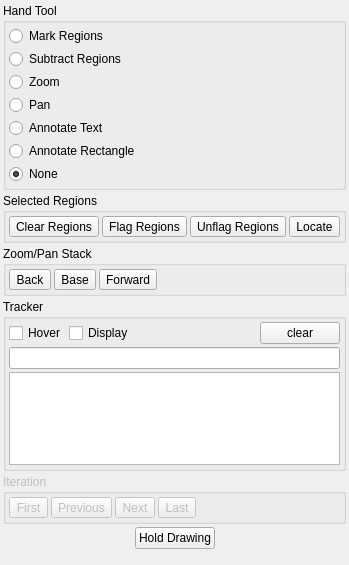
<ui version="4.0" >
 <class>ToolsTab</class>
 <widget class="QWidget" name="ToolsTab" >
  <property name="geometry" >
   <rect>
    <x>0</x>
    <y>0</y>
    <width>275</width>
    <height>565</height>
   </rect>
  </property>
  <property name="sizePolicy" >
   <sizepolicy vsizetype="Preferred" hsizetype="Maximum" >
    <horstretch>0</horstretch>
    <verstretch>0</verstretch>
   </sizepolicy>
  </property>
  <property name="maximumSize" >
   <size>
    <width>275</width>
    <height>16777215</height>
   </size>
  </property>
  <property name="windowTitle" >
   <string>PlotMS Tools Tab</string>
  </property>
  <layout class="QVBoxLayout" >
   <property name="spacing" >
    <number>3</number>
   </property>
   <property name="leftMargin" >
    <number>3</number>
   </property>
   <property name="topMargin" >
    <number>3</number>
   </property>
   <property name="rightMargin" >
    <number>3</number>
   </property>
   <property name="bottomMargin" >
    <number>3</number>
   </property>
   <item>
    <widget class="QGroupBox" name="handBox" >
     <property name="title" >
      <string>Hand Tool</string>
     </property>
     <layout class="QVBoxLayout" >
      <property name="spacing" >
       <number>3</number>
      </property>
      <property name="leftMargin" >
       <number>3</number>
      </property>
      <property name="topMargin" >
       <number>3</number>
      </property>
      <property name="rightMargin" >
       <number>3</number>
      </property>
      <property name="bottomMargin" >
       <number>3</number>
      </property>
      <item>
       <widget class="QRadioButton" name="handMarkRegions" >
        <property name="text" >
         <string>Mark Regions</string>
        </property>
        <property name="icon" >
         <iconset resource="../Gui/PlotMSPlotter.qrc" >:/actions/images/mark.png</iconset>
        </property>
       </widget>
      </item>
      <item>
       <widget class="QRadioButton" name="handSubtractRegions" >
        <property name="text" >
         <string>Subtract Regions</string>
        </property>
        <property name="icon" >
         <iconset resource="../Gui/PlotMSPlotter.qrc" >:/actions/images/minus-bv.png</iconset>
        </property>
       </widget>
      </item>
      <item>
       <widget class="QRadioButton" name="handZoom" >
        <property name="text" >
         <string>Zoom</string>
        </property>
        <property name="icon" >
         <iconset resource="../Gui/PlotMSPlotter.qrc" >:/actions/images/zoom.png</iconset>
        </property>
       </widget>
      </item>
      <item>
       <widget class="QRadioButton" name="handPan" >
        <property name="text" >
         <string>Pan</string>
        </property>
        <property name="icon" >
         <iconset resource="../Gui/PlotMSPlotter.qrc" >:/actions/images/pan.png</iconset>
        </property>
       </widget>
      </item>
      <item>
       <widget class="QRadioButton" name="handAnnotateText" >
        <property name="text" >
         <string>Annotate Text</string>
        </property>
        <property name="icon" >
         <iconset resource="../Gui/PlotMSPlotter.qrc" >:/actions/images/annotate_text.png</iconset>
        </property>
       </widget>
      </item>
      <item>
       <widget class="QRadioButton" name="handAnnotateRectangle" >
        <property name="text" >
         <string>Annotate Rectangle</string>
        </property>
        <property name="icon" >
         <iconset resource="../Gui/PlotMSPlotter.qrc" >:/actions/images/annotate_rectangle.png</iconset>
        </property>
       </widget>
      </item>
      <item>
       <widget class="QRadioButton" name="handNone" >
        <property name="text" >
         <string>None</string>
        </property>
        <property name="checked" >
         <bool>true</bool>
        </property>
       </widget>
      </item>
     </layout>
    </widget>
   </item>
   <item>
    <widget class="QGroupBox" name="regionsBox" >
     <property name="title" >
      <string>Selected Regions</string>
     </property>
     <layout class="QHBoxLayout" >
      <property name="spacing" >
       <number>3</number>
      </property>
      <property name="leftMargin" >
       <number>3</number>
      </property>
      <property name="topMargin" >
       <number>3</number>
      </property>
      <property name="rightMargin" >
       <number>3</number>
      </property>
      <property name="bottomMargin" >
       <number>3</number>
      </property>
      <item>
       <widget class="QToolButton" name="regionsClear" >
        <property name="toolTip" >
         <string>Clear Regions</string>
        </property>
        <property name="text" >
         <string>Clear Regions</string>
        </property>
        <property name="icon" >
         <iconset resource="../Gui/PlotMSPlotter.qrc" >:/actions/images/clear.png</iconset>
        </property>
       </widget>
      </item>
      <item>
       <widget class="QToolButton" name="regionsFlag" >
        <property name="toolTip" >
         <string>Flag Regions</string>
        </property>
        <property name="text" >
         <string>Flag Regions</string>
        </property>
        <property name="icon" >
         <iconset resource="../Gui/PlotMSPlotter.qrc" >:/actions/images/flag.png</iconset>
        </property>
       </widget>
      </item>
      <item>
       <widget class="QToolButton" name="regionsUnflag" >
        <property name="toolTip" >
         <string>Unflag Regions</string>
        </property>
        <property name="text" >
         <string>Unflag Regions</string>
        </property>
        <property name="icon" >
         <iconset resource="../Gui/PlotMSPlotter.qrc" >:/actions/images/unflag.png</iconset>
        </property>
       </widget>
      </item>
      <item>
       <widget class="QToolButton" name="regionsLocate" >
        <property name="toolTip" >
         <string>Locate</string>
        </property>
        <property name="text" >
         <string>Locate</string>
        </property>
        <property name="icon" >
         <iconset resource="../Gui/PlotMSPlotter.qrc" >:/actions/images/locate.png</iconset>
        </property>
       </widget>
      </item>
      <item>
       <spacer>
        <property name="orientation" >
         <enum>Qt::Horizontal</enum>
        </property>
        <property name="sizeHint" >
         <size>
          <width>40</width>
          <height>20</height>
         </size>
        </property>
       </spacer>
      </item>
     </layout>
    </widget>
   </item>
   <item>
    <widget class="QGroupBox" name="stackBox" >
     <property name="title" >
      <string>Zoom/Pan Stack</string>
     </property>
     <layout class="QHBoxLayout" >
      <property name="spacing" >
       <number>3</number>
      </property>
      <property name="leftMargin" >
       <number>3</number>
      </property>
      <property name="topMargin" >
       <number>3</number>
      </property>
      <property name="rightMargin" >
       <number>3</number>
      </property>
      <property name="bottomMargin" >
       <number>3</number>
      </property>
      <item>
       <widget class="QToolButton" name="stackBack" >
        <property name="toolTip" >
         <string>Back</string>
        </property>
        <property name="text" >
         <string>Back</string>
        </property>
        <property name="icon" >
         <iconset resource="../Gui/PlotMSPlotter.qrc" >:/actions/images/stack_back.png</iconset>
        </property>
       </widget>
      </item>
      <item>
       <widget class="QToolButton" name="stackBase" >
        <property name="toolTip" >
         <string>Base</string>
        </property>
        <property name="text" >
         <string>Base</string>
        </property>
        <property name="icon" >
         <iconset resource="../Gui/PlotMSPlotter.qrc" >:/actions/images/stack_base.png</iconset>
        </property>
       </widget>
      </item>
      <item>
       <widget class="QToolButton" name="stackForward" >
        <property name="toolTip" >
         <string>Forward</string>
        </property>
        <property name="text" >
         <string>Forward</string>
        </property>
        <property name="icon" >
         <iconset resource="../Gui/PlotMSPlotter.qrc" >:/actions/images/stack_forward.png</iconset>
        </property>
       </widget>
      </item>
      <item>
       <spacer>
        <property name="orientation" >
         <enum>Qt::Horizontal</enum>
        </property>
        <property name="sizeHint" >
         <size>
          <width>40</width>
          <height>20</height>
         </size>
        </property>
       </spacer>
      </item>
     </layout>
    </widget>
   </item>
   <item>
    <widget class="QGroupBox" name="trackerBox" >
     <property name="title" >
      <string>Tracker</string>
     </property>
     <layout class="QVBoxLayout" >
      <property name="spacing" >
       <number>3</number>
      </property>
      <property name="leftMargin" >
       <number>3</number>
      </property>
      <property name="topMargin" >
       <number>3</number>
      </property>
      <property name="rightMargin" >
       <number>3</number>
      </property>
      <property name="bottomMargin" >
       <number>3</number>
      </property>
      <item>
       <layout class="QHBoxLayout" >
        <property name="spacing" >
         <number>3</number>
        </property>
        <item>
         <widget class="QCheckBox" name="trackerHoverChk" >
          <property name="text" >
           <string>Hover</string>
          </property>
         </widget>
        </item>
        <item>
         <widget class="QCheckBox" name="trackerDisplayChk" >
          <property name="text" >
           <string>Display</string>
          </property>
         </widget>
        </item>
        <item>
         <spacer>
          <property name="orientation" >
           <enum>Qt::Horizontal</enum>
          </property>
          <property name="sizeHint" >
           <size>
            <width>40</width>
            <height>20</height>
           </size>
          </property>
         </spacer>
        </item>
        <item>
         <widget class="QPushButton" name="clearRecordedValuesBut" >
          <property name="text" >
           <string>clear</string>
          </property>
         </widget>
        </item>
       </layout>
      </item>
      <item>
       <widget class="QLineEdit" name="trackerValueDisplay" >
        <property name="readOnly" >
         <bool>true</bool>
        </property>
       </widget>
      </item>
      <item>
       <widget class="QTextEdit" name="trackerRecordedValues" />
      </item>
     </layout>
    </widget>
   </item>
   <item>
    <widget class="QGroupBox" name="iterationBox" >
     <property name="enabled" >
      <bool>false</bool>
     </property>
     <property name="title" >
      <string>Iteration</string>
     </property>
     <layout class="QHBoxLayout" >
      <property name="spacing" >
       <number>3</number>
      </property>
      <property name="leftMargin" >
       <number>3</number>
      </property>
      <property name="topMargin" >
       <number>3</number>
      </property>
      <property name="rightMargin" >
       <number>3</number>
      </property>
      <property name="bottomMargin" >
       <number>3</number>
      </property>
      <item>
       <widget class="QToolButton" name="iterationFirst" >
        <property name="toolTip" >
         <string>First</string>
        </property>
        <property name="text" >
         <string>First</string>
        </property>
        <property name="icon" >
         <iconset resource="../Gui/PlotMSPlotter.qrc" >:/actions/images/first.png</iconset>
        </property>
       </widget>
      </item>
      <item>
       <widget class="QToolButton" name="iterationPrev" >
        <property name="toolTip" >
         <string>Previous</string>
        </property>
        <property name="text" >
         <string>Previous</string>
        </property>
        <property name="icon" >
         <iconset resource="../Gui/PlotMSPlotter.qrc" >:/actions/images/prev.png</iconset>
        </property>
       </widget>
      </item>
      <item>
       <widget class="QToolButton" name="iterationNext" >
        <property name="toolTip" >
         <string>Next</string>
        </property>
        <property name="text" >
         <string>Next</string>
        </property>
        <property name="icon" >
         <iconset resource="../Gui/PlotMSPlotter.qrc" >:/actions/images/next.png</iconset>
        </property>
       </widget>
      </item>
      <item>
       <widget class="QToolButton" name="iterationLast" >
        <property name="toolTip" >
         <string>Last</string>
        </property>
        <property name="text" >
         <string>Last</string>
        </property>
        <property name="icon" >
         <iconset resource="../Gui/PlotMSPlotter.qrc" >:/actions/images/last.png</iconset>
        </property>
       </widget>
      </item>
      <item>
       <spacer>
        <property name="orientation" >
         <enum>Qt::Horizontal</enum>
        </property>
        <property name="sizeHint" >
         <size>
          <width>40</width>
          <height>20</height>
         </size>
        </property>
       </spacer>
      </item>
     </layout>
    </widget>
   </item>
   <item>
    <layout class="QHBoxLayout" >
     <property name="spacing" >
      <number>0</number>
     </property>
     <item>
      <spacer>
       <property name="orientation" >
        <enum>Qt::Horizontal</enum>
       </property>
       <property name="sizeHint" >
        <size>
         <width>40</width>
         <height>20</height>
        </size>
       </property>
      </spacer>
     </item>
     <item>
      <widget class="QPushButton" name="holdReleaseDrawing" >
       <property name="text" >
        <string>Hold Drawing</string>
       </property>
       <property name="checkable" >
        <bool>true</bool>
       </property>
      </widget>
     </item>
     <item>
      <spacer>
       <property name="orientation" >
        <enum>Qt::Horizontal</enum>
       </property>
       <property name="sizeHint" >
        <size>
         <width>40</width>
         <height>20</height>
        </size>
       </property>
      </spacer>
     </item>
    </layout>
   </item>
   <item>
    <spacer>
     <property name="orientation" >
      <enum>Qt::Vertical</enum>
     </property>
     <property name="sizeHint" >
      <size>
       <width>20</width>
       <height>111</height>
      </size>
     </property>
    </spacer>
   </item>
  </layout>
 </widget>
 <resources>
  <include location="../Gui/PlotMSPlotter.qrc" />
 </resources>
 <connections/>
</ui>
